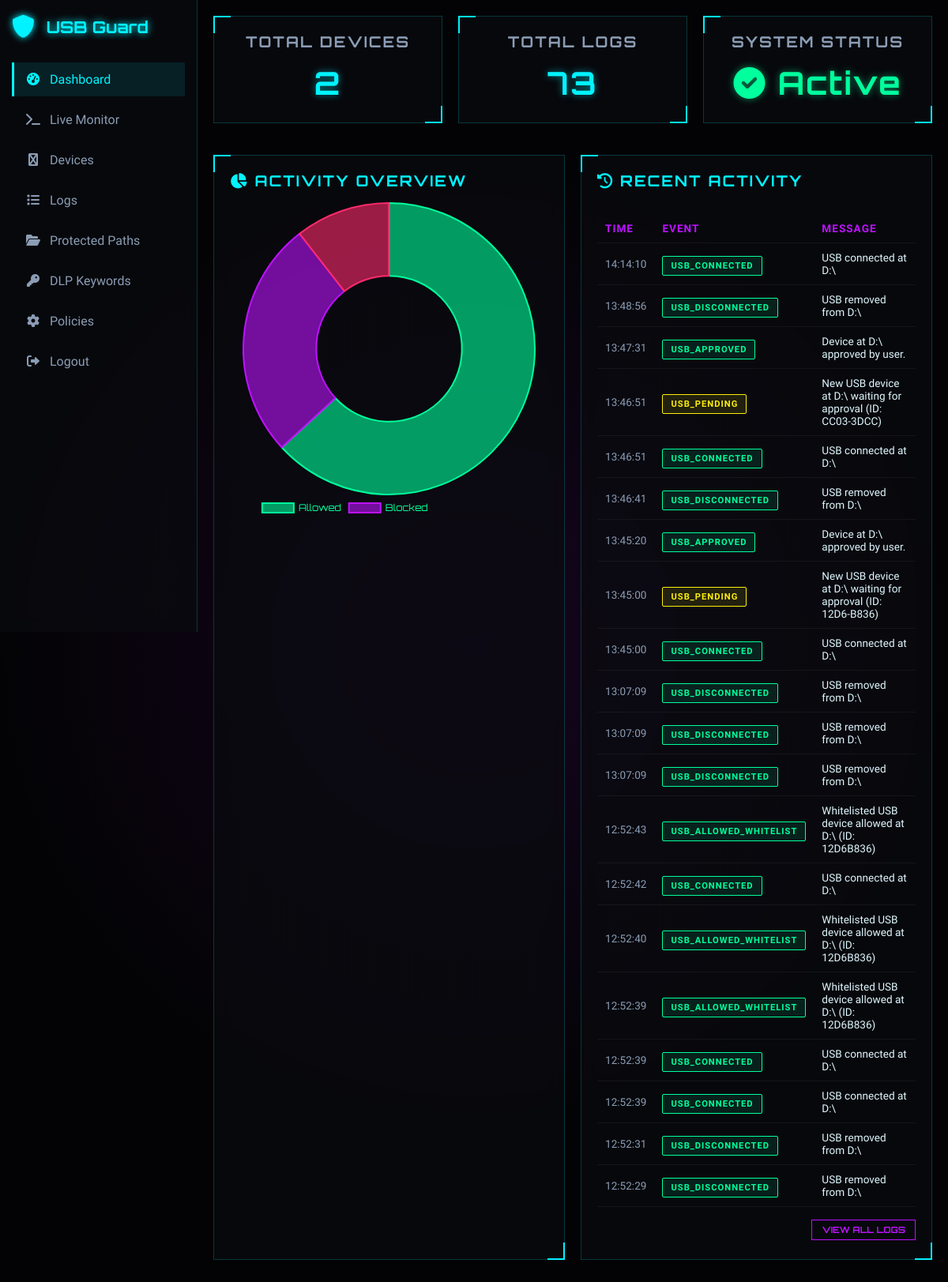
The page / (signed in) on the database its author committed.
### tables this page shows
CREATE TABLE logs (
        id INTEGER PRIMARY KEY AUTOINCREMENT,
        timestamp TEXT,
        level TEXT,
        event_type TEXT,
        username TEXT,
        device_id TEXT,
        mount_point TEXT,
        message TEXT
    );

### dashboard.py (the view)
@app.route("/")
@login_required
def index():
    conn = get_connection()
    cur = conn.cursor()
    cur.execute("SELECT * FROM logs ORDER BY id DESC LIMIT 20;")
    logs = cur.fetchall()
    cur.execute("SELECT COUNT(*) AS c FROM devices;")
    devices_count = cur.fetchone()["c"]
    cur.execute("SELECT COUNT(*) AS c FROM logs;")
    logs_count = cur.fetchone()["c"]
    conn.close()
    return render_template(
        "index.html",
        logs=logs,
        devices_count=devices_count,
        logs_count=logs_count,
        db_path=DB_PATH,
    )

### dashboard.py (called while the page is built)
@login_manager.user_loader
def load_user(user_id):
    user_data = get_user_by_id(int(user_id))
    if user_data:
        return User(id=user_data['id'], username=user_data['username'])
    return None

### db.py (called while the page is built)
def get_connection():
    conn = sqlite3.connect(DB_PATH, check_same_thread=False)
    conn.row_factory = sqlite3.Row
    return conn

def get_user_by_id(user_id: int):
    conn = get_connection()
    cur = conn.cursor()
    cur.execute("SELECT * FROM users WHERE id = ?;", (user_id,))
    row = cur.fetchone()
    conn.close()
    return row

### templates/index.html
{% extends "base.html" %}
{% block content %}
<div class="grid-3">
    <div class="glass-panel text-center">
        <h3 class="text-muted">Total Devices</h3>
        <h1 class="display-4 text-accent" id="devices-count">{{ devices_count }}</h1>
    </div>
    <div class="glass-panel text-center">
        <h3 class="text-muted">Total Logs</h3>
        <h1 class="display-4 text-accent" id="logs-count">{{ logs_count }}</h1>
    </div>
    <div class="glass-panel text-center">
        <h3 class="text-muted">System Status</h3>
        <h1 class="display-4 text-success"><i class="fas fa-check-circle"></i> Active</h1>
    </div>
</div>
<div class="grid-2">
    <div class="glass-panel">
        <h3><i class="fas fa-chart-pie"></i> Activity Overview</h3>
        <canvas id="activityChart"></canvas>
    </div>
    <div class="glass-panel">
        <h3><i class="fas fa-history"></i> Recent Activity</h3>
        <div class="table-responsive">
            <table class="table table-sm text-light" id="logs-table">
                <thead>
                    <tr>
                        <th>Time</th>
                        <th>Event</th>
                        <th>Message</th>
                    </tr>
                </thead>
                <tbody>
                    {% for log in logs %}
                    <tr>
                        <td class="text-muted small">{{ log['timestamp'].split('T')[1][:8] }}</td>
                        <td>
                            {% if log['level'] == 'CRITICAL' %}
                            <span class="badge badge-danger">{{ log['event_type'] }}</span>
                            {% elif log['level'] == 'WARN' %}
                            <span class="badge badge-warning">{{ log['event_type'] }}</span>
                            {% else %}
                            <span class="badge badge-success">{{ log['event_type'] }}</span>
                            {% endif %}
                        </td>
                        <td class="small">{{ log['message'] }}</td>
                    </tr>
                    {% endfor %}
                </tbody>
            </table>
        </div>
        <div class="text-right mt-3">
            <a href="{{ url_for('logs') }}" class="btn btn-sm btn-primary">View All Logs</a>
        </div>
    </div>
</div>
<script>
    // Simple Chart.js setup
    const ctx = document.getElementById('activityChart').getContext('2d');
    const activityChart = new Chart(ctx, {
        type: 'doughnut',
        data: {
            labels: ['Allowed', 'Blocked', 'DLP Violations'],
            datasets: [{
                data: [12, 5, 2], // Placeholder data - ideally fetch from API
                backgroundColor: [
                    'rgba(0, 255, 157, 0.6)',  // Neon Green (Success)
                    'rgba(188, 19, 254, 0.6)', // Neon Purple (Accent)
                    'rgba(255, 42, 109, 0.6)'  // Neon Red (Danger)
                ],
                borderColor: [
                    '#00ff9d',
                    '#bc13fe',
                    '#ff2a6d'
                ],
                borderWidth: 2
            }]
        },
        options: {
            responsive: true,
            plugins: {
                legend: {
                    position: 'bottom',
                    labels: {
                        color: '#00ff9d',
                        font: {
                            family: "'Orbitron', sans-serif"
                        }
                    }
                }
            }
        }
    });
    // Real-time updates (poll every 5 seconds)
    setInterval(() => {
        fetch('/api/overview')
            .then(response => response.json())
            .then(data => {
                document.getElementById('devices-count').innerText = data.devices_count;
                document.getElementById('logs-count').innerText = data.logs_count;
                // Update table
                const tbody = document.querySelector('#logs-table tbody');
                tbody.innerHTML = '';
                data.logs.forEach(log => {
                    let badgeClass = 'badge-success';
                    if (log.level === 'CRITICAL') badgeClass = 'badge-danger';
                    else if (log.level === 'WARN') badgeClass = 'badge-warning';
                    const time = log.timestamp.split('T')[1].substring(0, 8);
                    const row = `
                <tr>
                    <td class="text-muted small">${time}</td>
                    <td><span class="badge ${badgeClass}">${log.event_type}</span></td>
                    <td class="small">${log.message}</td>
                </tr>
            `;
                    tbody.innerHTML += row;
                });
            });
    }, 5000);
</script>
{% endblock %}

### templates/base.html (shortened to what this page needs)
<!DOCTYPE html>
<html lang="en">
<head>
    <link rel="stylesheet" href="https://cdnjs.cloudflare.com/ajax/libs/font-awesome/6.0.0/css/all.min.css">
</head>
<body>
    <div class="sidebar">
        <div class="brand">
            <i class="fas fa-shield-alt"></i>
            <span>USB Guard</span>
        </div>
        <a href="{{ url_for('index') }}" class="nav-link {% if request.endpoint == 'index' %}active{% endif %}">
            <i class="fas fa-tachometer-alt"></i> <span>Dashboard</span>
        </a>
        <a href="{{ url_for('monitor') }}" class="nav-link {% if request.endpoint == 'monitor' %}active{% endif %}">
            <i class="fas fa-terminal"></i> <span>Live Monitor</span>
        </a>
        <a href="{{ url_for('devices') }}" class="nav-link {% if request.endpoint == 'devices' %}active{% endif %}">
            <i class="fas fa-usb"></i> <span>Devices</span>
        </a>
        <a href="{{ url_for('logs') }}" class="nav-link {% if request.endpoint == 'logs' %}active{% endif %}">
            <i class="fas fa-list"></i> <span>Logs</span>
        </a>
        <a href="{{ url_for('sensitive_paths') }}"
            class="nav-link {% if request.endpoint == 'sensitive_paths' %}active{% endif %}">
            <i class="fas fa-folder-open"></i> <span>Protected Paths</span>
        </a>
        <a href="{{ url_for('sensitive_keywords') }}"
            class="nav-link {% if request.endpoint == 'sensitive_keywords' %}active{% endif %}">
            <i class="fas fa-key"></i> <span>DLP Keywords</span>
        </a>
        <a href="{{ url_for('policies') }}" class="nav-link {% if request.endpoint == 'policies' %}active{% endif %}">
            <i class="fas fa-cog"></i> <span>Policies</span>
        </a>
        <a href="{{ url_for('logout') }}" class="nav-link">
            <i class="fas fa-sign-out-alt"></i> <span>Logout</span>
        </a>
    </div>
    <div class="main-content">
        {% block content %}{% endblock %}
    </div>
</body>
</html>

### templates/base.html (style rules this page uses)
:root { --bg-color: #030305; --panel-bg: rgba(10, 12, 16, 0.7); --text-primary: #e0f7ff; --text-secondary: #8b9db5; --accent-cyan: #00f3ff; --accent-purple: #bc13fe; --glass-border: rgba(0, 243, 255, 0.2); --danger: #ff2a6d; --success: #00ff9d; --warning: #fcee0a; }
* { margin: 0; padding: 0; box-sizing: border-box; }
body { font-family: 'Rajdhani', sans-serif; background-color: var(--bg-color); color: var(--text-primary); background-image: radial-gradient(circle at 50% 50%, rgba(188, 19, 254, 0.1) 0%, transparent 60%), linear-gradient(0deg, rgba(0, 0, 0, 0.2) 0%, transparent 1px), linear-gradient(90deg, rgba(0, 0, 0, 0.2) 0%, transparent 1px); background-size: 100% 100%, 40px 40px, 40px 40px; min-height: 100vh; }
.sidebar { position: fixed; left: 0; top: 0; width: 250px; height: 100vh; background: var(--panel-bg); border-right: 1px solid var(--glass-border); backdrop-filter: blur(12px); padding: 20px 15px; z-index: 100; }
.brand { display: flex; align-items: center; gap: 15px; margin-bottom: 30px; font-family: 'Orbitron', sans-serif; font-size: 1.3rem; font-weight: 700; color: var(--accent-cyan); text-shadow: 0 0 10px var(--accent-cyan); }
.brand i { font-size: 1.8rem; }
.nav-link { display: flex; align-items: center; gap: 12px; padding: 12px 15px; margin-bottom: 8px; color: var(--text-secondary); text-decoration: none; border-left: 3px solid transparent; transition: 0.3s; font-size: 1rem; }
.nav-link.active { color: var(--accent-cyan); border-left-color: var(--accent-cyan); background: rgba(0, 243, 255, 0.1); }
.nav-link i { width: 18px; text-align: center; }
.main-content { margin-left: 250px; padding: 20px; }
.glass-panel { background: var(--panel-bg); border: 1px solid var(--glass-border); backdrop-filter: blur(12px); padding: 20px; margin-bottom: 20px; position: relative; }
.glass-panel::before { content: ''; position: absolute; top: -1px; left: -1px; width: 20px; height: 20px; border-top: 2px solid var(--accent-cyan); border-left: 2px solid var(--accent-cyan); }
.glass-panel::after { content: ''; position: absolute; bottom: -1px; right: -1px; width: 20px; height: 20px; border-bottom: 2px solid var(--accent-cyan); border-right: 2px solid var(--accent-cyan); }
h2, h3 { font-family: 'Orbitron', sans-serif; color: var(--accent-cyan); margin-bottom: 15px; text-transform: uppercase; letter-spacing: 2px; font-size: 1.2rem; }
.table-responsive { overflow-x: auto; }
table { width: 100%; border-collapse: collapse; margin-top: 15px; }
th, td { padding: 10px; text-align: left; border-bottom: 1px solid rgba(255, 255, 255, 0.05); }
th { color: var(--accent-purple); font-weight: 600; text-transform: uppercase; font-size: 0.85rem; letter-spacing: 1px; }
.btn { padding: 8px 20px; background: transparent; border: 1px solid var(--accent-cyan); color: var(--accent-cyan); font-family: 'Orbitron', sans-serif; font-weight: 700; text-transform: uppercase; cursor: pointer; transition: 0.3s; text-decoration: none; display: inline-block; position: relative; overflow: hidden; font-size: 0.85rem; }
.btn::before { content: ''; position: absolute; top: 0; left: -100%; width: 100%; height: 100%; background: var(--accent-cyan); transition: 0.3s; z-index: -1; }
.btn-sm { padding: 5px 12px; font-size: 0.7rem; }
.btn-primary { border-color: var(--accent-purple); color: var(--accent-purple); }
.btn-primary::before { background: var(--accent-purple); }
.text-muted { color: var(--text-secondary) !important; }
.text-accent { color: var(--accent-cyan) !important; text-shadow: 0 0 10px rgba(0, 243, 255, 0.5); }
.text-success { color: var(--success) !important; text-shadow: 0 0 10px rgba(0, 255, 157, 0.5); }
.text-center { text-align: center; }
.text-right { text-align: right; }
.mt-3 { margin-top: 1rem; }
.small { font-size: 0.85rem; }
.display-4 { font-size: 2.5rem; font-weight: 700; margin: 5px 0; font-family: 'Orbitron', sans-serif; letter-spacing: 2px; }
.badge { padding: 5px 10px; font-size: 0.7rem; font-weight: 700; letter-spacing: 1px; border: 1px solid; text-transform: uppercase; border-radius: 2px; }
.badge-success { border-color: var(--success); color: var(--success); background: rgba(0, 255, 157, 0.1); }
.badge-warning { border-color: var(--warning); color: var(--warning); background: rgba(252, 238, 10, 0.1); }
.grid-2 { display: grid; grid-template-columns: 1fr 1fr; gap: 20px; }
.grid-3 { display: grid; grid-template-columns: repeat(3, 1fr); gap: 20px; margin-bottom: 20px; }

### rows shown on the page
logs: timestamp "14:14:10", event_type "USB_CONNECTED", message "USB connected at D:\\"
logs: timestamp "13:48:56", event_type "USB_DISCONNECTED", message "USB removed from D:\\"
logs: timestamp "13:47:31", event_type "USB_APPROVED", message "Device at D:\\ approved by user."
logs: timestamp "13:46:51", event_type "USB_PENDING", message "New USB device at D:\\ waiting for approval (ID: CC03-3DCC)"
logs: timestamp "13:46:51", event_type "USB_CONNECTED", message "USB connected at D:\\"
logs: timestamp "13:46:41", event_type "USB_DISCONNECTED", message "USB removed from D:\\"
logs: timestamp "13:45:20", event_type "USB_APPROVED", message "Device at D:\\ approved by user."
logs: timestamp "13:45:00", event_type "USB_PENDING", message "New USB device at D:\\ waiting for approval (ID: 12D6-B836)"
logs: timestamp "13:45:00", event_type "USB_CONNECTED", message "USB connected at D:\\"
logs: timestamp "13:07:09", event_type "USB_DISCONNECTED", message "USB removed from D:\\"
logs: timestamp "13:07:09", event_type "USB_DISCONNECTED", message "USB removed from D:\\"
logs: timestamp "13:07:09", event_type "USB_DISCONNECTED", message "USB removed from D:\\"
logs: timestamp "12:52:43", event_type "USB_ALLOWED_WHITELIST", message "Whitelisted USB device allowed at D:\\ (ID: 12D6B836)"
logs: timestamp "12:52:42", event_type "USB_CONNECTED", message "USB connected at D:\\"
logs: timestamp "12:52:40", event_type "USB_ALLOWED_WHITELIST", message "Whitelisted USB device allowed at D:\\ (ID: 12D6B836)"
logs: timestamp "12:52:39", event_type "USB_ALLOWED_WHITELIST", message "Whitelisted USB device allowed at D:\\ (ID: 12D6B836)"
logs: timestamp "12:52:39", event_type "USB_CONNECTED", message "USB connected at D:\\"
logs: timestamp "12:52:39", event_type "USB_CONNECTED", message "USB connected at D:\\"
logs: timestamp "12:52:31", event_type "USB_DISCONNECTED", message "USB removed from D:\\"
logs: timestamp "12:52:29", event_type "USB_DISCONNECTED", message "USB removed from D:\\"

### other values the page prints
{{ devices_count }} "2"
{{ logs_count }} "73"
